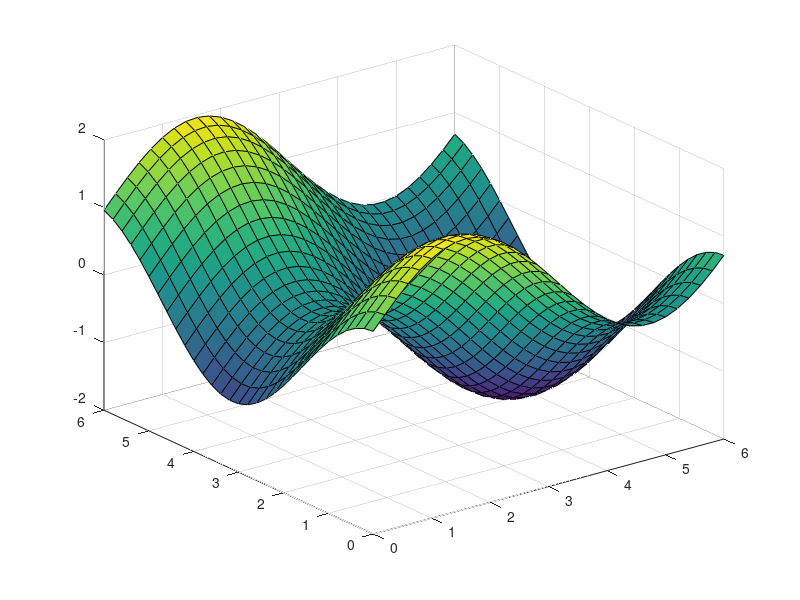

This figure's MATLAB source: (Note: this script raises an error after producing the figure.)
%% Surface Plot Properties
% Instructions are in the task pane to the left. Complete and submit each task one at a time.
% This code sets up the intial surface plot.
x = 0:0.2:6;
y = 0:0.2:6;
[X,Y] = meshgrid(x,y);
Z = sin(X)+cos(Y);
s = surf(X,Y,Z);
%% Task 1
s.EdgeColor="none"
%% Task 2
s.EdgeColor = "w"
s.LineStyle = ":"
%% Task 3
s.FaceColor = "interp"
%% Task 4
s.CData = zeros(size(Z))
%% Task 5
s.CData = X;
s.FaceAlpha = rand